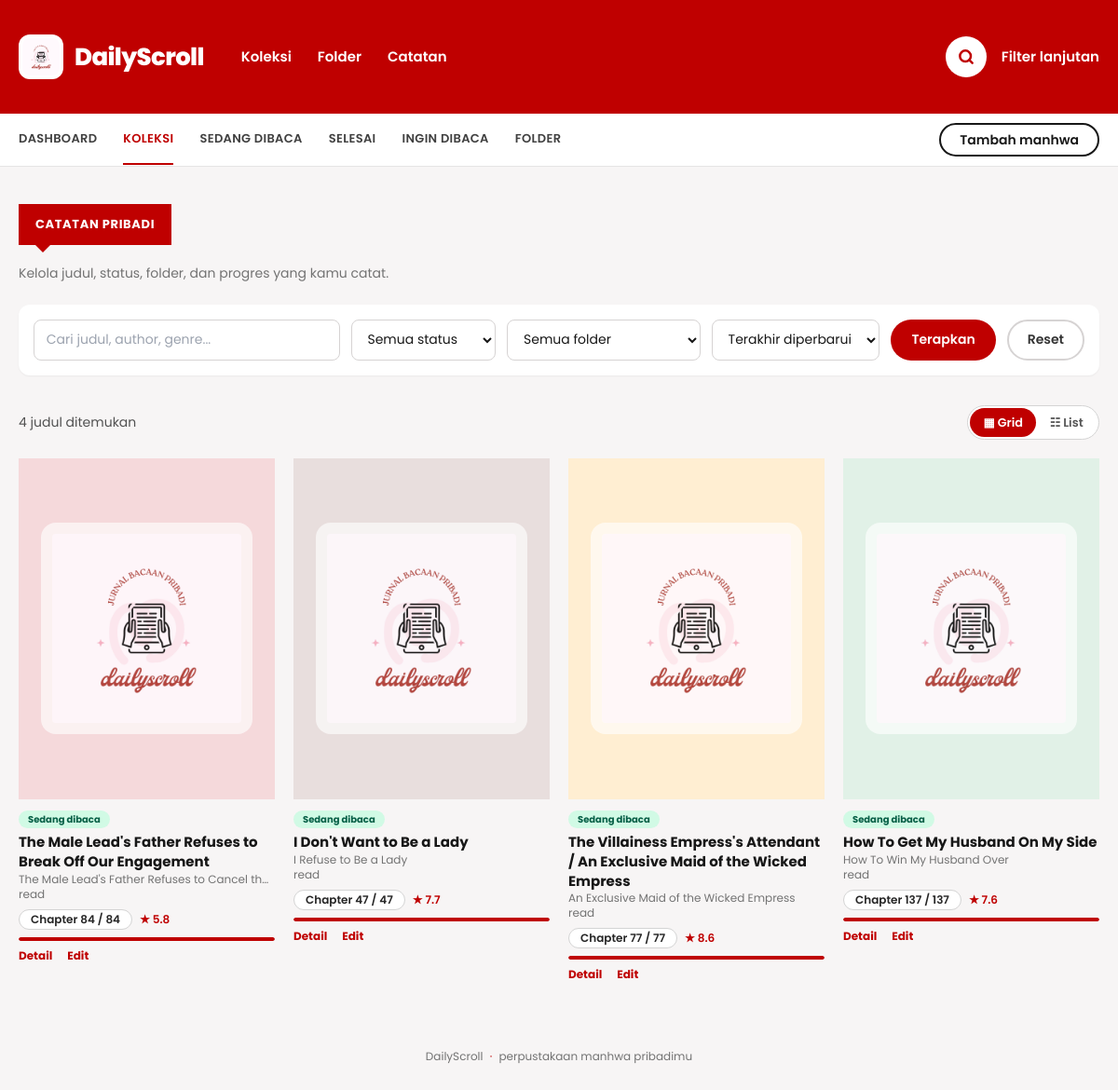
Page /manhwa.php?notes=1 on the earlier database version.
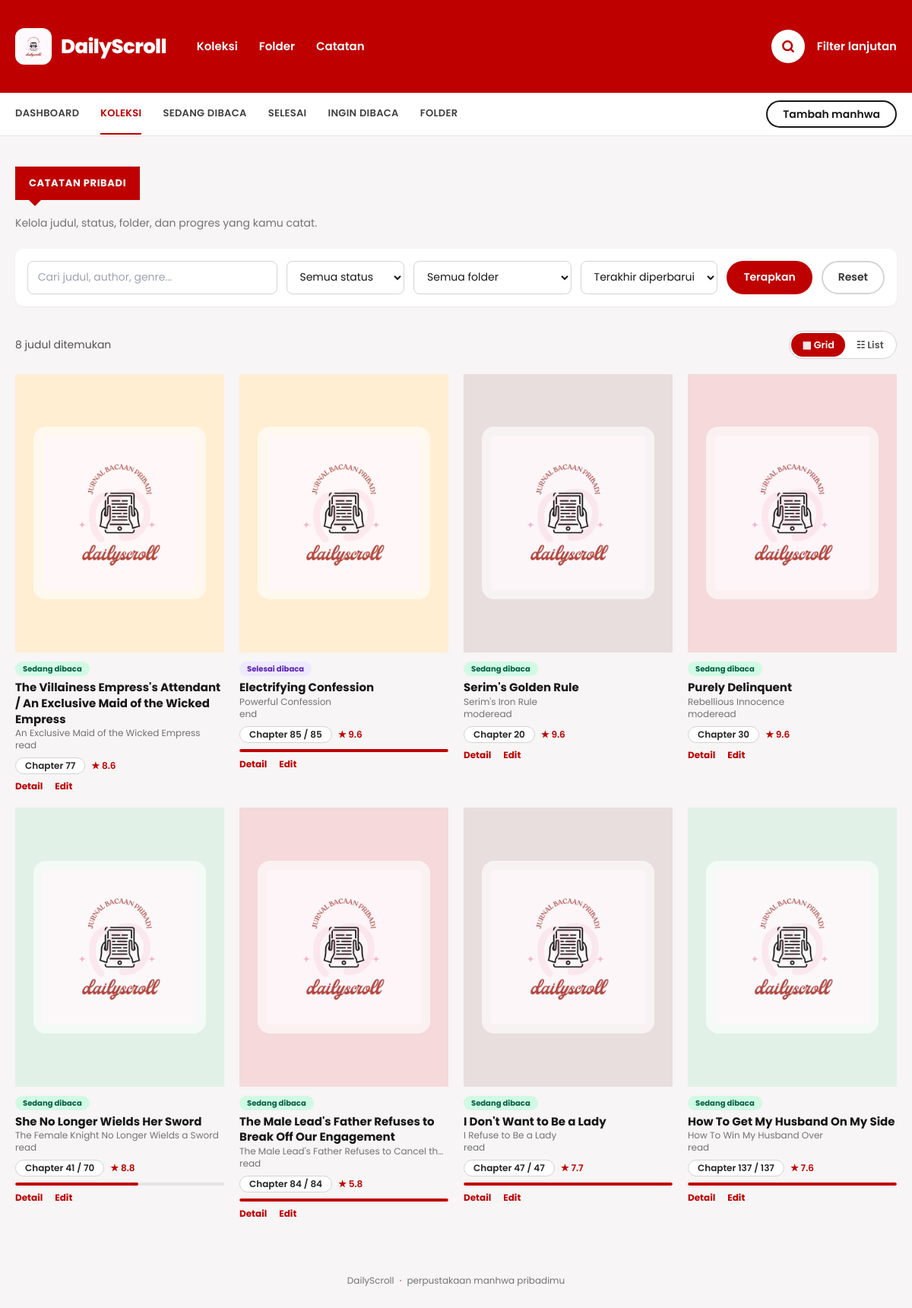
Same page on the later database version.
### tables this page shows
CREATE TABLE `manhwa` (
  `id` int(10) UNSIGNED NOT NULL,
  `folder_id` int(10) UNSIGNED DEFAULT NULL,
  `title` varchar(255) NOT NULL,
  `alternative_title` varchar(255) DEFAULT NULL,
  `synopsis` text DEFAULT NULL,
  `genre` varchar(255) DEFAULT NULL,
  `author` varchar(150) DEFAULT NULL,
  `status` enum('Reading','Completed','Plan to Read') NOT NULL DEFAULT 'Plan to Read',
  `current_chapter` int(10) UNSIGNED NOT NULL DEFAULT 0,
  `total_chapters` int(10) UNSIGNED DEFAULT NULL,
  `rating` decimal(3,1) DEFAULT NULL,
  `cover_url` text DEFAULT NULL,
  `personal_notes` text DEFAULT NULL,
  `created_at` timestamp NOT NULL DEFAULT current_timestamp(),
  `updated_at` timestamp NOT NULL DEFAULT current_timestamp() ON UPDATE current_timestamp()
);

CREATE TABLE `folders` (
  `id` int(10) UNSIGNED NOT NULL,
  `name` varchar(100) NOT NULL,
  `description` text DEFAULT NULL,
  `created_at` timestamp NOT NULL DEFAULT current_timestamp()
);

### app/Controllers/Controller.php (called while the page is built, shortened)
<?php
abstract class Controller
{
    protected View $view;
    public function __construct()
    {
        $this->view    = new View();
    }
    protected function render(string $template, array $data = []): void
    {
        $this->view->render($template, $data);
    }
}

### app/Controllers/ManhwaController.php (called while the page is built, shortened)
<?php
final class ManhwaController extends Controller
{
    public function index(): void
    {
        $status = $this->request->query('status');
        if (!ManhwaStatus::isValid($status)) {
            $status = '';
        }
        $sort = $this->request->query('sort', 'updated');
        $filters = [
            'q'         => $this->request->query('q'),
            'status'    => $status,
            'folder_id' => $this->request->queryInt('folder_id'),
            'notes'     => $this->request->query('notes') === '1',
            'sort'      => $sort,
        ];
        $heading = 'Koleksi';
        if ($status !== '') {
            $heading = ManhwaStatus::label($status);
        } elseif ($filters['notes']) {
            $heading = 'Catatan pribadi';
        } elseif ($filters['folder_id']) {
            $folder = $this->folders->find($filters['folder_id']);
            $heading = $folder ? 'Folder: ' . $folder->name() : $heading;
        }
        $this->render('manhwa/index', [
            'pageTitle' => $heading,
            'heading'   => $heading,
            'active'    => self::ACTIVE_BY_STATUS[$status] ?? 'collection',
            'items'     => $this->manhwa->search($filters),
            'folders'   => $this->folders->all(),
            'filters'   => $filters,
        ]);
    }
}

### manhwa.php (called while the page is built, shortened)
<?php
(new DailyScroll\Controllers\ManhwaController())->index();

### app/Core/Database.php (called while the page is built, shortened)
<?php
final class Database
{
    private PDO $pdo;
    private function __construct(array $config)
    {
        try {
            $this->pdo = new PDO(
                "mysql:host={$config['host']};dbname={$config['name']};charset={$config['charset']}",
                $config['user'],
                $config['pass'],
                [
                    PDO::ATTR_ERRMODE            => PDO::ERRMODE_EXCEPTION,
                    PDO::ATTR_DEFAULT_FETCH_MODE => PDO::FETCH_ASSOC,
                    PDO::ATTR_EMULATE_PREPARES   => false,
                ]
            );
        } catch (PDOException $e) {
            exit('Koneksi database gagal. Periksa config.php dan pastikan MySQL menyala. Detail: '
                . htmlspecialchars($e->getMessage(), ENT_QUOTES, 'UTF-8'));
        }
    }
    public function query(string $sql, array $params = []): PDOStatement
    {
        $stmt = $this->pdo->prepare($sql);
        $stmt->execute($params);
        return $stmt;
    }
}

### app/Repositories/ManhwaRepository.php (called while the page is built, shortened)
<?php
final class ManhwaRepository
{
    public function search(array $filters): array
    {
        $sql = self::BASE_SELECT . ' WHERE 1=1';
        $params = [];
        if (!empty($filters['notes'])) {
            $sql .= " AND m.personal_notes IS NOT NULL AND m.personal_notes <> ''";
        }
        $sort = (string)($filters['sort'] ?? 'updated');
        $sql .= ' ORDER BY ' . (self::SORTS[$sort] ?? self::SORTS['updated']);
        return $this->mapAll($this->db->query($sql, $params)->fetchAll());
    }
    private function mapAll(array $rows): array
    {
        return array_map(static fn(array $r): Manhwa => Manhwa::fromRow($r), $rows);
    }
}

### app/Models/Manhwa.php (called while the page is built, shortened)
<?php
final class Manhwa
{
    public function id(): int { return $this->id; }
    public function folderName(): string { return $this->folderName ?: 'Belum masuk folder'; }
    public function title(): string { return $this->title; }
    public function alternativeTitle(): ?string { return $this->alternativeTitle; }
    public function status(): string { return $this->status; }
    public function statusLabel(): string
    {
        return ManhwaStatus::label($this->status);
    }
    public function hasCover(): bool
    {
        return $this->coverUrl !== null && $this->coverUrl !== '';
    }
    public function ratingText(): ?string
    {
        return $this->rating !== null ? number_format($this->rating, 1) : null;
    }
    public function progressPercent(): ?int
    {
        if ($this->totalChapters === null || $this->totalChapters <= 0) {
            return null;
        }
        return min(100, (int)round($this->currentChapter / $this->totalChapters * 100));
    }
    public function tone(): string
    {
        return self::TONES[$this->id % count(self::TONES)];
    }
}

### app/Models/ManhwaStatus.php (called while the page is built, shortened)
<?php
final class ManhwaStatus
{
    public static function label(string $status): string
    {
        switch ($status) {
            case self::READING:   return 'Sedang dibaca';
            case self::COMPLETED: return 'Selesai dibaca';
            case self::PLAN:      return 'Ingin dibaca';
        }
    }
    public static function badgeClass(string $status): string
    {
        switch ($status) {
            case self::READING:   return 'bg-emerald-100 text-emerald-800';
            case self::COMPLETED: return 'bg-violet-100 text-violet-800';
        }
    }
}

### views/manhwa/index.php (the view, shortened to what the rows shown need)
<?php if (!$items): ?>
    <div class="mt-8 rounded-xl border border-dashed border-neutral-300 bg-white p-12 text-center">
        <p class="font-semibold">Manhwa tidak ditemukan</p>
        <p class="mt-1 text-sm text-neutral-500">Coba ubah kata kunci, status, folder, atau urutan koleksi.</p>
    </div>
<?php else: ?>
    <div class="mt-5 grid grid-cols-2 gap-5 sm:grid-cols-3 lg:grid-cols-4 xl:grid-cols-5" data-collection-grid>
        <?php foreach ($items as $m): ?>
            <article class="m-card">
                <a href="detail.php?id=<?= $m->id() ?>" class="block"><?php $this->partial('partials/cover', ['item' => $m]); ?></a>
                <div class="m-body mt-2">
                    <span class="inline-block rounded-full px-2.5 py-0.5 text-[10px] font-bold <?= $e(ManhwaStatus::badgeClass($m->status())) ?>"><?= $e($m->statusLabel()) ?></span>
                    <a href="detail.php?id=<?= $m->id() ?>" class="mt-1 line-clamp-2 block text-[15px] font-bold leading-snug hover:text-brand"><?= $e($m->title()) ?></a>
                    <?php if ($m->alternativeTitle()): ?><p class="truncate text-xs text-neutral-500"><?= $e($m->alternativeTitle()) ?></p><?php endif; ?>
                    <p class="truncate text-xs text-neutral-500"><?= $e($m->folderName()) ?></p>
                    <div class="mt-2 flex flex-wrap items-center gap-2">
                        <?php $this->partial('partials/pill', ['text' => 'Chapter ' . $m->currentChapter() . ($m->totalChapters() !== null ? ' / ' . $m->totalChapters() : '')]); ?>
                        <?php if ($m->ratingText() !== null): ?><span class="text-xs font-semibold text-brand">★ <?= $e($m->ratingText()) ?></span><?php endif; ?>
                    </div>
                    <?php if ($m->progressPercent() !== null): ?>
                        <div class="mt-2 h-1 overflow-hidden rounded-full bg-neutral-200"><span class="block h-full rounded-full bg-brand" style="width:<?= $m->progressPercent() ?>%"></span></div>
                    <?php endif; ?>
                    <div class="mt-2 flex gap-4 text-xs font-bold text-brand">
                        <a class="hover:underline" href="detail.php?id=<?= $m->id() ?>">Detail</a>
                        <a class="hover:underline" href="manhwa_form.php?id=<?= $m->id() ?>">Edit</a>
                    </div>
                </div>
            </article>
        <?php endforeach; ?>
    </div>
<?php endif; ?>

### views/partials/cover.php (shortened to what the rows shown need)
<div class="m-cover relative overflow-hidden <?= $e($item->tone()) ?> <?= $e($class ?? 'aspect-[3/4] w-full') ?>">
    <div class="<?= $item->hasCover() ? 'hidden ' : '' ?>absolute inset-0 grid place-items-center p-6">
        <img src="logo dailyscroll.jpg" alt="DailyScroll" class="max-h-full max-w-full rounded-2xl bg-white/70 object-contain p-3 opacity-90">
    </div>
</div>

### views/partials/pill.php
<span class="inline-block whitespace-nowrap rounded-full border border-neutral-300 bg-white px-3 py-0.5 text-xs font-semibold text-neutral-800"><?= $e($text) ?></span>

Differences in the rows shown:
changed manhwa "The Villainess Empress's Attendant / An Exclusive Maid of the Wicked Empress": text "Chapter 77 / 77" → "Chapter 77"; total_chapters 77 → empty (drawn); moves up the list
added manhwa: status "Selesai dibaca", title "Electrifying Confession", alternative_title "Powerful Confession", folder.name "end", text "Chapter 85 / 85", rating "9.6", current_chapter 85 (drawn)
added manhwa: status "Sedang dibaca", title "Serim's Golden Rule", alternative_title "Serim's Iron Rule", folder.name "moderead", text "Chapter 20", rating "9.6"
added manhwa: status "Sedang dibaca", title "Purely Delinquent", alternative_title "Rebellious Innocence", folder.name "moderead", text "Chapter 30", rating "9.6"
added manhwa: status "Sedang dibaca", title "She No Longer Wields Her Sword", alternative_title "The Female Knight No Longer Wields a Sword", folder.name "read", text "Chapter 41 / 70", rating "8.8", current_chapter 41 (drawn)
Other differences:
count($items): "4" → "8"
